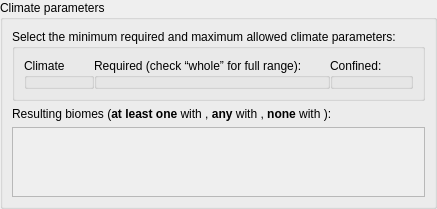
         <widget class="QWidget" name="pageClimates">
          <layout class="QGridLayout" name="gridLayout_8">
           <property name="leftMargin">
            <number>0</number>
           </property>
           <property name="topMargin">
            <number>0</number>
           </property>
           <property name="rightMargin">
            <number>0</number>
           </property>
           <property name="bottomMargin">
            <number>0</number>
           </property>
           <property name="spacing">
            <number>0</number>
           </property>
           <item row="0" column="0">
            <widget class="QGroupBox" name="groupBox">
             <property name="title">
              <string>Climate parameters</string>
             </property>
             <layout class="QGridLayout" name="gridLayout_15">
              <item row="0" column="0">
               <widget class="QGroupBox" name="groupBox_2">
                <property name="title">
                 <string>Select the minimum required and maximum allowed climate parameters:</string>
                </property>
                <layout class="QGridLayout" name="gridLayout_6">
                 <property name="spacing">
                  <number>0</number>
                 </property>
                 <item row="0" column="1" colspan="3">
                  <widget class="QGroupBox" name="groupBox_3">
                   <property name="toolTip">
                    <string>The climate must enter the Required range. The small checkbox beside each parameter changes this to require the whole range to be covered.</string>
                   </property>
                   <property name="title">
                    <string>Required (check “whole” for full range):</string>
                   </property>
                   <layout class="QGridLayout" name="gridLayout_11">
                    <property name="leftMargin">
                     <number>0</number>
                    </property>
                    <property name="topMargin">
                     <number>8</number>
                    </property>
                    <property name="rightMargin">
                     <number>0</number>
                    </property>
                    <property name="bottomMargin">
                     <number>0</number>
                    </property>
                    <item row="0" column="0">
                     <layout class="QGridLayout" name="gridNoiseRequired">
                      <property name="spacing">
                       <number>0</number>
                      </property>
                     </layout>
                    </item>
                   </layout>
                  </widget>
                 </item>
                 <item row="0" column="0">
                  <widget class="QGroupBox" name="groupBox_4">
                   <property name="title">
                    <string>Climate</string>
                   </property>
                   <layout class="QGridLayout" name="gridLayout_14">
                    <property name="leftMargin">
                     <number>0</number>
                    </property>
                    <property name="topMargin">
                     <number>8</number>
                    </property>
                    <property name="rightMargin">
                     <number>0</number>
                    </property>
                    <property name="bottomMargin">
                     <number>0</number>
                    </property>
                    <item row="0" column="0">
                     <layout class="QGridLayout" name="gridNoiseName">
                      <property name="spacing">
                       <number>0</number>
                      </property>
                     </layout>
                    </item>
                   </layout>
                  </widget>
                 </item>
                 <item row="0" column="4" colspan="3">
                  <widget class="QGroupBox" name="groupBox_9">
                   <property name="toolTip">
                    <string>&lt;html&gt;&lt;head/&gt;&lt;body&gt;&lt;p&gt;The climate must remain inside the confinement range&lt;/p&gt;&lt;/body&gt;&lt;/html&gt;</string>
                   </property>
                   <property name="title">
                    <string>Confined:</string>
                   </property>
                   <layout class="QGridLayout" name="gridLayout_12">
                    <property name="leftMargin">
                     <number>0</number>
                    </property>
                    <property name="topMargin">
                     <number>8</number>
                    </property>
                    <property name="rightMargin">
                     <number>0</number>
                    </property>
                    <property name="bottomMargin">
                     <number>0</number>
                    </property>
                    <item row="1" column="0">
                     <layout class="QGridLayout" name="gridNoiseAllowed">
                      <property name="spacing">
                       <number>0</number>
                      </property>
                     </layout>
                    </item>
                   </layout>
                  </widget>
                 </item>
                </layout>
               </widget>
              </item>
              <item row="1" column="0">
               <widget class="QLabel" name="label_10">
                <property name="text">
                 <string>&lt;html&gt;&lt;head/&gt;&lt;body&gt;&lt;p&gt;Resulting biomes (&lt;span style=&quot; font-weight:600;&quot;&gt;at least one&lt;/span&gt; with &lt;img src=&quot;:/icons/check_include.png&quot;/&gt;, &lt;span style=&quot; font-weight:600;&quot;&gt;any&lt;/span&gt; with &lt;img src=&quot;:/icons/check_unchecked.png&quot;/&gt;, &lt;span style=&quot; font-weight:600;&quot;&gt;none&lt;/span&gt; with &lt;img src=&quot;:/icons/check_exclude.png&quot;/&gt;):&lt;/p&gt;&lt;/body&gt;&lt;/html&gt;</string>
                </property>
               </widget>
              </item>
              <item row="2" column="0">
               <widget class="QScrollArea" name="scrollNoise">
                <property name="widgetResizable">
                 <bool>true</bool>
                </property>
                <widget class="QWidget" name="scrollNoiseContent">
                 <property name="sizePolicy">
                  <sizepolicy hsizetype="Expanding" vsizetype="Expanding">
                   <horstretch>0</horstretch>
                   <verstretch>0</verstretch>
                  </sizepolicy>
                 </property>
                 <layout class="QVBoxLayout" name="verticalLayout_5">
                  <property name="sizeConstraint">
                   <enum>QLayout::SetMinAndMaxSize</enum>
                  </property>
                  <item>
                   <layout class="QGridLayout" name="gridNoiseBiomes"/>
                  </item>
                 </layout>
                </widget>
               </widget>
              </item>
             </layout>
            </widget>
           </item>
          </layout>
         </widget>
